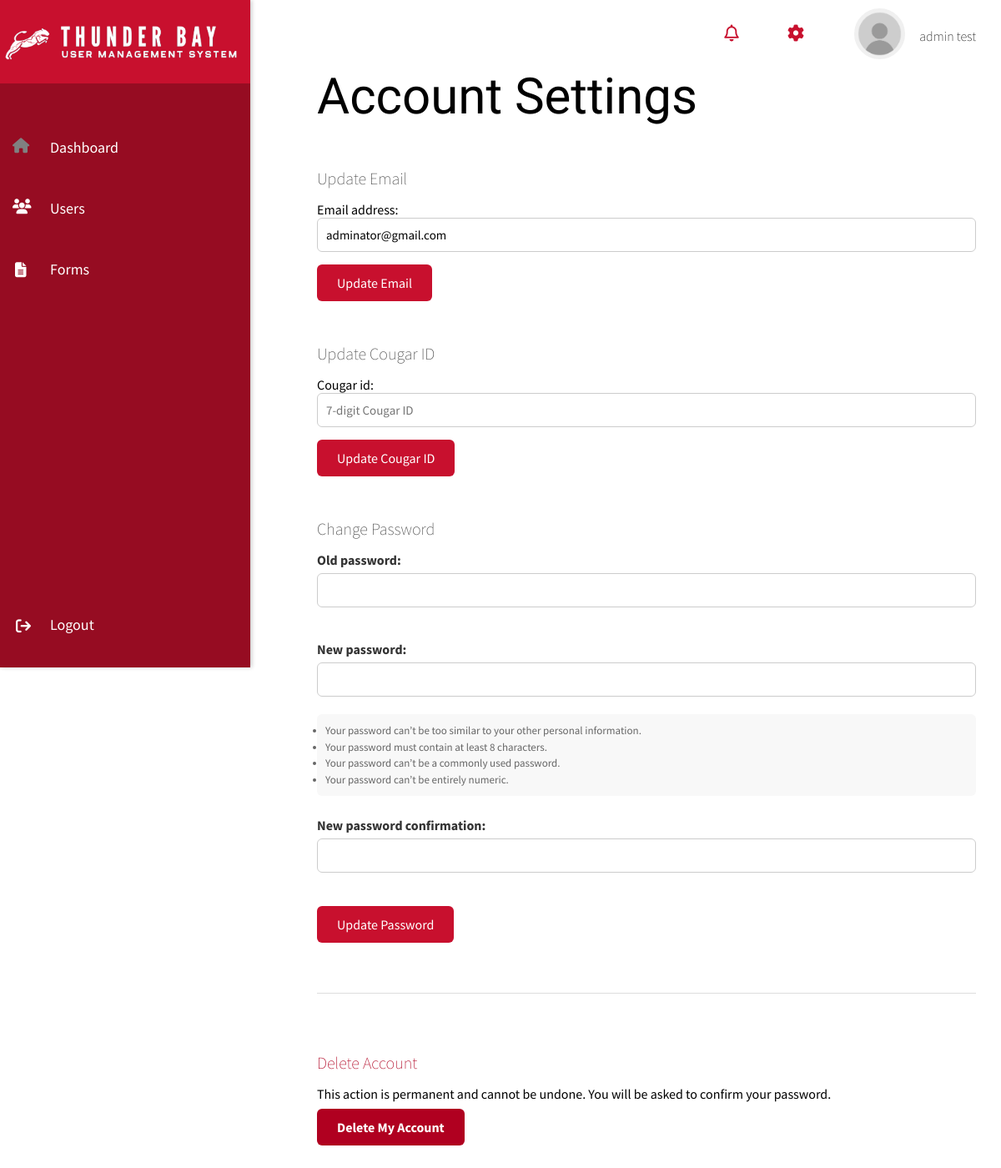
The page /settings/account/ (signed in) on the database its author committed.
### usr_mgmt_app/models.py (models this page shows, shortened)
class UserProfile(AbstractUser):
    ROLE_CHOICES = [
        ('admin', 'Admin'),
        ('moderator', 'Moderator'),
        ('user', 'User'),
    ]
    ACADEMIC_LEVEL_CHOICES = [
        ('undergraduate', 'Undergraduate'),
        ('graduate', 'Graduate'),
    ]
    COLLEGE_CHOICES = [
        ('architecture', 'Gerald D. Hines College of Architecture and Design'),
        ('arts', 'Kathrine G. McGovern College of the Arts'),
        ('business', 'C.T. Bauer College of Business'),
        ('education', 'College of Education'),
        ('engineering', 'Cullen College of Engineering'),
        ('technology', 'Technology Division at the Cullen College of Engineering'),
        ('liberal_arts', 'College of Liberal Arts and Social Sciences'),
        ('nsm', 'College of Natural Sciences and Mathematics'),
        ('nursing', 'Andy and Barbara Gessner College of Nursing'),
        ('medicine', 'Tilman J. Fertitta Family College of Medicine'),
        ('optometry', 'College of Optometry'),
        ('pharmacy', 'College of Pharmacy'),
        ('hospitality', 'Conrad N. Hilton College of Global Hospitality Leadership'),
        ('law', 'UH Law Center'),
        ('social_work', 'Graduate College of Social Work'),
        ('public_affairs', 'Hobby School of Public Affairs'),
        ('honors', 'The Honors College'),
    ]
    cougar_id = models.CharField(max_length=7,unique=True,null=True,blank=True,validators=[RegexValidator(regex=r'^\d{7}$', message='Cougar ID must be exactly 7 digits')])
    role = models.CharField(max_length=10, choices=ROLE_CHOICES, default='user')
    major = models.CharField(max_length=100, null=True, blank=True)
    college = models.CharField(max_length=50, choices=COLLEGE_CHOICES, null=True, blank=True)
    academic_level = models.CharField(max_length=15, choices=ACADEMIC_LEVEL_CHOICES, null=True, blank=True)
    profile_picture = models.ImageField(upload_to='profile_pictures/', null=True, blank=True)
    profile_banner = models.ImageField(upload_to='banner_pictures/', null=True,blank=True)
    bio = models.TextField(null=True, blank=True)
    is_active = models.BooleanField(default=True)
    created_at = models.DateTimeField(auto_now_add=True)
    updated_at = models.DateTimeField(auto_now=True)
    signature = models.ImageField(upload_to='signatures/', null=True, blank=True, validators=[validate_signature_file])
    groups = models.ManyToManyField(Group, related_name="userprofile_groups", blank=True)
    user_permissions = models.ManyToManyField(Permission, related_name="userprofile_permissions", blank=True)
    class Meta:
        permissions = [
            ("can_read", "Can read data"),
            ("can_edit", "Can edit data"),
            ("can_manage_users", "Can activate/deactivate and delete users"),
            ("can_approve", "Can approve requests"),  # Added new permission
        ]

### usr_mgmt_app/views.py (the view, shortened to what this page needs)
# urls.py: path('settings/account/', views.account_settings_view, name='account_settings'),
@login_required
def account_settings_view(request):
    user = request.user
    email_form = EmailUpdateForm(instance=user)
    cougar_id_form = CougarIDUpdateForm(instance=user)
    password_form = PasswordChangeForm(user)
    return render(request, 'account_settings.html', {
        'email_form': email_form,
        'cougar_id_form': cougar_id_form,
        'password_form': password_form,
    })

### usr_mgmt_app/forms.py (shortened to what this page needs)
class EmailUpdateForm(forms.ModelForm):
    class Meta:
        model = UserProfile
        fields = ['email']
        widgets = {
            'email': forms.EmailInput(attrs={'placeholder': 'you@example.com'})
        }

class CougarIDUpdateForm(forms.ModelForm):
    class Meta:
        model = UserProfile
        fields = ['cougar_id']
        widgets = {
            'cougar_id': forms.TextInput(attrs={'placeholder': '7-digit Cougar ID'})
        }

### templates/account_settings.html (shortened to what this page needs)
{% load static %}
<!DOCTYPE html>
<html lang="en">
<head>
    <link rel="stylesheet" href="{% static 'css/dashboard.css' %}">
    <link rel="stylesheet" href="{% static 'css/account_settings.css' %}">
</head>
<body>
<nav class="navbar">
    <div class="navbar-content">
        <i id="notifications_icon" class="fa-regular fa-bell"></i>
<div class="dropdown-wrapper">
    <i id="settings_icon" class="fa-solid fa-gear"></i>
</div>
<div class="dropdown-wrapper">
    <div class="navbar_user">
        {% if user.profile_picture %}
            <img class="profile_picture" src="{{ user.profile_picture.url }}" alt="profile picture">
        {% else %}
            <img class="profile_picture" src="{% static 'images/default_profile.png' %}" alt="Default profile picture">
        {% endif %}
        <span class="navbar_username">{{ user.first_name }} {{ user.last_name }}</span>
    </div>
</div>
    </div>
</nav>
    <div class="sidebar">
        <div class = "logoContainer">
            <img class = "logo" src="{% static 'images/logo2.png' %}" alt="logo">
        </div>
    <div class="sidebar-content">
        <a href="{% url 'dashboard' %}" class="sidebar-link" data-icon="fa-house">Dashboard</a>
        <a href="{% url 'user_list' %}" class="sidebar-link" data-icon="fa-users">Users</a>
        <a href="{% url 'approval_requests' %}" class="sidebar-link" data-icon="fa-file-alt">Forms</a>
    </div>
        <div class="logout-container">
            <a href="{% url 'logout' %}" class="logout-btn">Logout</a>
            <i id = "logoutIcon" class="fa-solid fa-arrow-right-from-bracket"></i>
        </div>
    </div>
    <div class="main-content">
    <h1>Account Settings</h1>
    <form method="POST">
        <div class="settings-section">
            <h2>Update Email</h2>
            {{ email_form.as_p }}
            <button type="submit" name="update_email" class="submit-btn">Update Email</button>
        </div>
    </form>
    <form method="POST">
        <div class="settings-section">
            <h2>Update Cougar ID</h2>
            {{ cougar_id_form.as_p }}
            <button type="submit" name="update_cougar_id" class="submit-btn">Update Cougar ID</button>
        </div>
    </form>
    <form method="POST">
        <div class="settings-section">
            <h2>Change Password</h2>
            <div class="form-field">
                {{ password_form.old_password.label_tag }}
                {{ password_form.old_password }}
            </div>
            <div class="form-field">
                {{ password_form.new_password1.label_tag }}
                {{ password_form.new_password1 }}
                {% if password_form.new_password1.help_text %}
                    <div class="help-text">{{ password_form.new_password1.help_text|safe }}</div>
                {% endif %}
            </div>
            <div class="form-field">
                {{ password_form.new_password2.label_tag }}
                {{ password_form.new_password2 }}
            </div>
            <button type="submit" name="update_password" class="submit-btn">Update Password</button>
        </div>
    </form>
    <div class="settings-section danger-zone">
        <h2 style="color: #b00020;">Delete Account</h2>
        <p>This action is permanent and cannot be undone. You will be asked to confirm your password.</p>
        <a href="{% url 'delete_account' %}" class="delete-btn">Delete My Account</a>
    </div>
    </div>
</body>
</html>

### static/css/dashboard.css (style rules this page uses)
* { margin: 0; padding: 0; box-sizing: border-box; font-family: Source Sans Pro,sans-serif; }
body { background: rgb(255,255,255); color: black; z-index: 1; overflow-x:hidden; }
h1 { font-weight: lighter; font-size:60px; font-family: "League Gothic",sans-serif; }
h2 { font-weight: lighter; font-size: 30px; margin-top:50px; font-family: Source Sans Pro,sans-serif; }
.navbar { padding: 15px 30px; position: fixed; top: 0; left: 300px; right: 0; height: 70px; display: flex; align-items: center; justify-content: space-between; z-index: 1000; flex-direction: row; font-family: Source Sans Pro,sans-serif; }
.navbar-content { display: flex; width: 100%; justify-content: right; align-items: center; flex-grow: 1; flex-direction: row; padding: 10px 0 0 10px; }
.navbar-content > * { margin-left: 1%; }
.navbar_user { display: flex; flex-direction: row; align-items: center; margin-left: 50px; transition: transform 0.3s ease-in-out; padding-right:2%; }
.navbar_username { padding: 15px 0 10px 15px; font-weight: lighter; white-space: nowrap; flex-shrink: 0; }
#settings_icon { font-size: 20px; margin-left:50px; transition: transform 0.3s ease-in-out; color:rgb(200,16,46); }
#notifications_icon { font-size: 20px; transition: transform 0.3s ease-in-out; color:rgb(200,16,46); }
.dropdown-wrapper { position: relative; }
.profile_picture { max-width:65px; width:100%; border-radius: 50%; object-fit: cover; border: 2px solid #fff; background-color: #f0f0f0; }
.main-content { margin-left: 350px; margin-top: 50px; padding: 30px; min-height: 100vh; font-family: Source Sans Pro,sans-serif; overflow-y: scroll; }
.sidebar { height: 100vh; width: 300px; position: fixed; top: 0; left: 0; background: rgb(150,12,34); padding-top: 120px; overflow-y: hidden; overflow-x: hidden; box-shadow: 2px 0px 5px rgba(0, 0, 0, 0.2); z-index: 1001; justify-content: space-between; display: flex; flex-direction: column; font-family: Source Sans Pro,sans-serif; }
.logoContainer { position: absolute; max-width: 500px; width:100%; max-height:100px; height:100%; top: 0; padding-top:10%; background: rgb(200,16,46); }
.logo { position: relative; max-width: 95%; }
.sidebar-content { flex-grow: 1; display: flex; flex-direction: column; margin-top:10%; }
.sidebar-link { position: relative; display: block; padding-left: 40px; font-size: 18px; color: white; }
.sidebar-link::before { content: ""; position: absolute; left: 15px; font-family: "Font Awesome 5 Free"; font-weight: 900; font-size: 18px; color:white; }
.sidebar-link[data-icon="fa-house"]::before { content: "\f015"; color:grey; }
.sidebar-link[data-icon="fa-users"]::before { content: "\f0c0"; color: white; }
.sidebar-link[data-icon="fa-file-alt"]::before { content: "\f15c"; color: white; margin-top:1%; margin-left:1%; }
.sidebar a { display: block; color: rgba(255, 255, 255); padding: 15px 15px 20px 60px; text-decoration: none; font-size: 18px; transition: background 0.3s ease, color 0.3s ease; z-index:1003; }
.sidebar-content a { margin-bottom: 5%; }
#logoutIcon { font-size: 18px; color: rgb(255,255,255); z-index:1002; transform: translate(105%,-215%); }
.logout-btn { padding: 10px 20px; text-decoration: none; border-radius: 5px; transition: background 0.3s ease; z-index:1003; }
.main-content { opacity: 0; animation: fadeIn 1s ease-in-out forwards; }
.navbar i, .sidebar i { transition: transform 0.3s ease-in-out; }

### rows shown on the page
UserProfile: first_name "admin", last_name "test", email "adminator@gmail.com"

### other values the page prints
{{ password_form.old_password.label_tag }} "Old password:"
{{ password_form.new_password1.label_tag }} "New password:"
{{ password_form.new_password2.label_tag }} "New password confirmation:"
